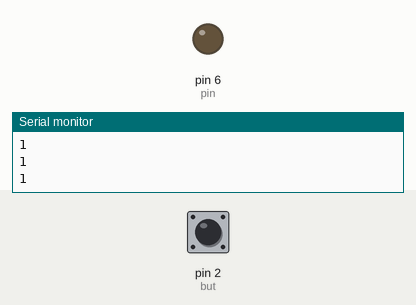
Bench run of a sketch on a simulated Arduino Uno, built with avr-gcc and run on an emulated ATmega328P. Parts: output pins drawn as LEDs (lit = HIGH), the last lines printed to the serial monitor. The test bench sets the inputs (shaded band); at power-on: pin 2 (but) HIGH.

Above: at 1.2 s.
1.3 s: pin 2 (but) pulled LOW for 0.15 s
At 1.38 s:
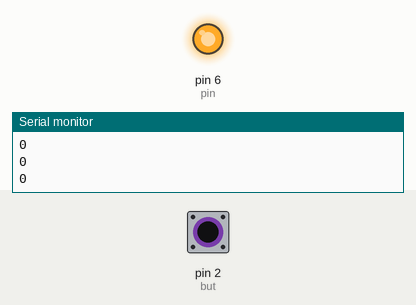
2.9 s: pin 2 (but) pulled LOW for 3.2 s
At 6.7 s:
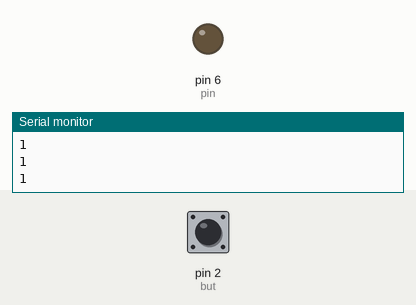
Timing chart, 0 to 8.2 s (numbered marks = the images above; inputs shaded):
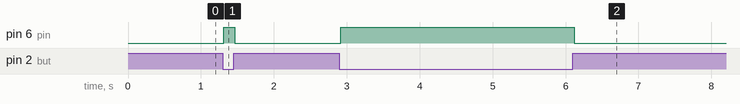

The sketch:

bottom.ino
```cpp
int but = 2;
int val;
int pin = 6;
void setup() {
  // put your setup code here, to run once:
  Serial.begin(9600);
  pinMode(pin, OUTPUT);
  pinMode(but, INPUT);
}

void loop() {
  // put your main code here, to run repeatedly:
  val = digitalRead(but);
  Serial.println(val);
  delay(10);
  if (val == 0) {
    digitalWrite(pin, HIGH);
  } else {
    digitalWrite(pin, LOW);
  }
}
```

Measured:
- after the input at 1.3 s, pin 6 (pin): LOW → HIGH at once, → LOW 0.15 s later
- after the input at 2.9 s, pin 6 (pin): LOW → HIGH at once, → LOW 3.2 s later
